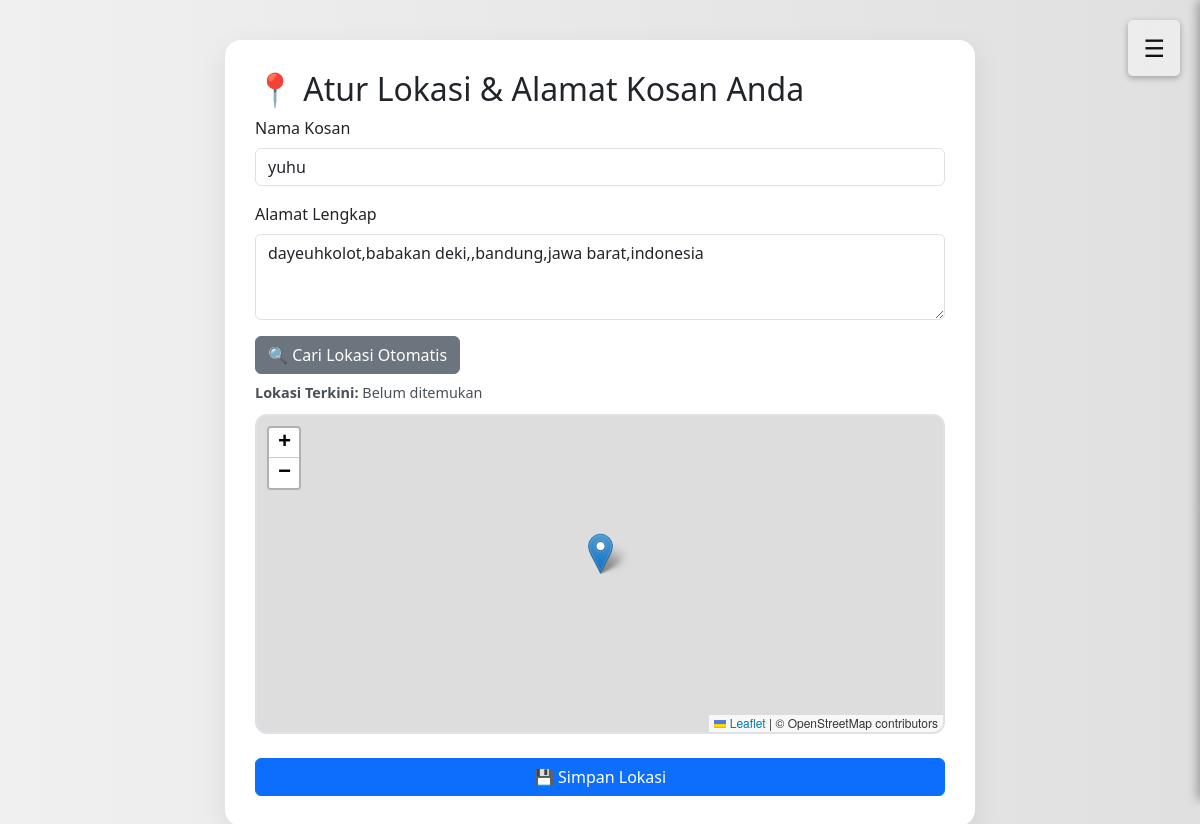
Screenshot of /commponent/atur_alamat.php (signed in) with the database file from the repository.
### tables this page shows
CREATE TABLE `users` (
  `id` int(11) NOT NULL AUTO_INCREMENT,
  `username` varchar(255) NOT NULL,
  `password` varchar(255) NOT NULL,
  `email` varchar(255) NOT NULL,
  `role` varchar(10) NOT NULL,
  `nama_kosan` varchar(255) DEFAULT NULL,
  `created_at` timestamp NOT NULL DEFAULT current_timestamp(),
  `reset_token` varchar(255) DEFAULT NULL,
  `reset_token_expiry` datetime DEFAULT NULL,
  `no_gopay` varchar(20) DEFAULT NULL,
  `alamat_kosan` text DEFAULT NULL,
  `latitude` varchar(50) DEFAULT NULL,
  `longitude` varchar(50) DEFAULT NULL,
  `is_verified` tinyint(1) DEFAULT 0,
  `verification_token` varchar(100) DEFAULT NULL,
  `is_deleted` tinyint(1) DEFAULT 0,
  PRIMARY KEY (`id`)
);

### commponent/atur_alamat.php (the view, shortened to what this page needs)
<?php
$pdo = new PDO("mysql:host=localhost;dbname=users", "root", "");
$pdo->setAttribute(PDO::ATTR_ERRMODE, PDO::ERRMODE_EXCEPTION);
$user_id = $_SESSION['user_id'];
$stmt = $pdo->prepare("SELECT nama_kosan, alamat_kosan, latitude, longitude FROM users WHERE id = ?");
$stmt->execute([$user_id]);
$data = $stmt->fetch(PDO::FETCH_ASSOC);
?>
<!DOCTYPE html>
<html lang="id">
<head>
    <link href="https://cdn.jsdelivr.net/npm/bootstrap@5.3.0/dist/css/bootstrap.min.css" rel="stylesheet">
    <link rel="stylesheet" href="https://unpkg.com/leaflet@1.9.4/dist/leaflet.css" />
</head>
<body>
    <div class="container">
        <div class="form-card">
            <h2>📍 Atur Lokasi & Alamat Kosan Anda</h2>
            <form method="POST">
                <div class="mb-3">
                    <label for="nama_kosan" class="form-label">Nama Kosan</label>
                    <input type="text" name="nama_kosan" id="nama_kosan" class="form-control" value="<?= htmlspecialchars($data['nama_kosan']) ?>" required>
                </div>
                <div class="mb-3">
                    <label for="alamat_kosan" class="form-label">Alamat Lengkap</label>
                    <textarea name="alamat_kosan" id="alamat_kosan" class="form-control" rows="3" required><?= htmlspecialchars($data['alamat_kosan']) ?></textarea>
                </div>
                <div class="d-flex justify-content-between align-items-center mb-2">
                    <button type="button" class="btn btn-secondary" onclick="cariAlamat()">🔍 Cari Lokasi Otomatis</button>
                </div>
                <div class="mb-2 lokasi-info">
                    <strong>Lokasi Terkini:</strong> <span id="lokasi_ditemukan">Belum ditemukan</span>
                </div>
                <div id="map"></div>
                <button type="submit" class="btn btn-primary mt-4 w-100">💾 Simpan Lokasi</button>
            </form>
        </div>
    </div>
</body>
</html>

### commponent/atur_alamat.php (style rules this page uses)
body { background: #f7f9fb; font-family: 'Segoe UI', sans-serif; }
.form-card { max-width: 750px; margin: 40px auto; background: #fff; padding: 30px; border-radius: 16px; box-shadow: 0 10px 30px rgba(0,0,0,0.08); }
h2 { font-weight: 700; font-size: 24px; }
#map { height: 320px; border-radius: 12px; margin-top: 10px; border: 2px solid #dee2e6; }
.btn-secondary { background-color: #495057; border: none; }
.lokasi-info { font-size: 0.9rem; color: #495057; }

### rows the page displays
users: nama_kosan "yuhu", alamat_kosan "dayeuhkolot,babakan deki,,bandung,jawa barat,indonesia"
